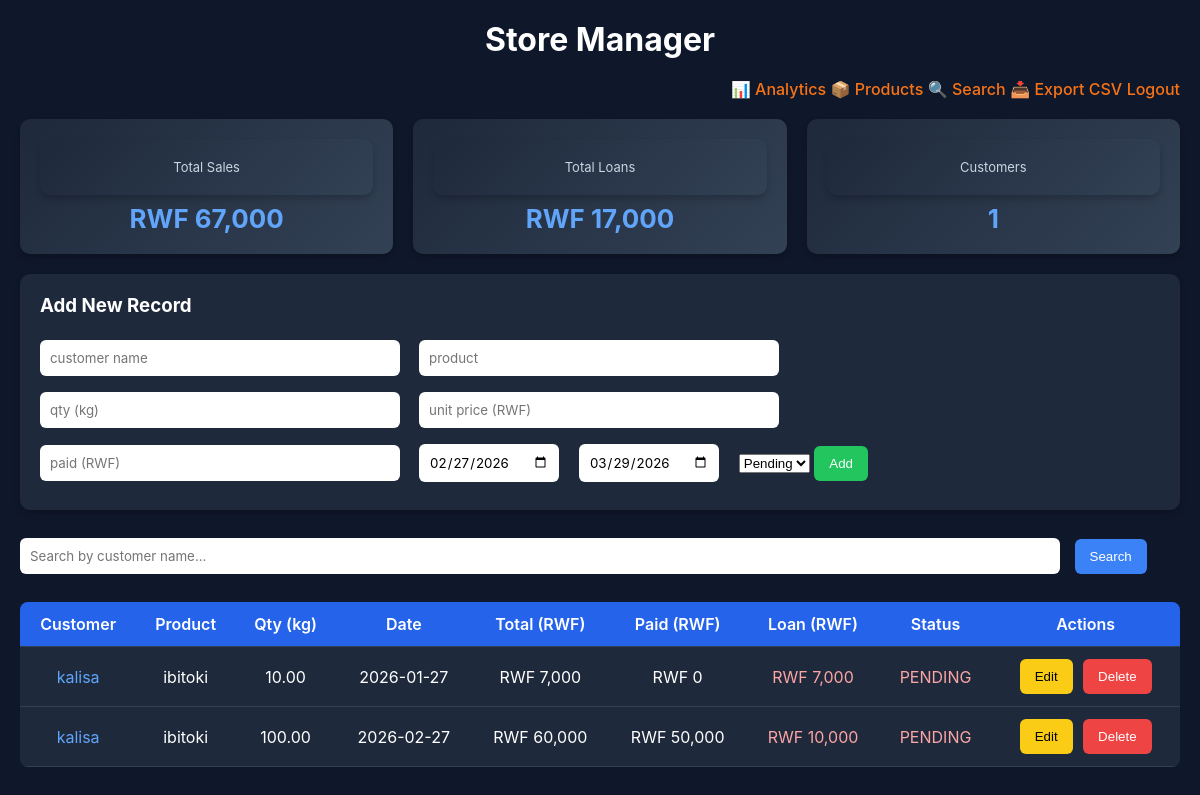
The page / (signed in) on the database its author committed.
### tables this page shows
CREATE TABLE records(
        id INTEGER PRIMARY KEY AUTOINCREMENT,
        customer_id INTEGER,
        product TEXT,
        quantity REAL,
        unit_price REAL,
        total REAL,
        paid REAL,
        loan REAL,
        date TEXT,
        due_date TEXT,
        payment_status TEXT DEFAULT 'pending',
        notes TEXT
    );

CREATE TABLE customers(
        id INTEGER PRIMARY KEY AUTOINCREMENT,
        full_name TEXT UNIQUE,
        phone TEXT,
        address TEXT,
        note TEXT,
        credit_limit REAL DEFAULT 0,
        created_at TEXT
    );

### app.py (the view, shortened to what this page needs)
@app.route("/", methods=["GET", "POST"])
def index():
    if "user" not in session:
        return redirect("/login")
    conn = get_db()
    search = request.args.get("search")
    if search:
        records = conn.execute("""
            SELECT records.*, customers.full_name
            FROM records
            JOIN customers ON records.customer_id = customers.id
            WHERE customers.full_name LIKE ?
            ORDER BY records.id DESC
        """, ('%' + search + '%',)).fetchall()
    else:
        records = conn.execute("""
            SELECT records.*, customers.full_name
            FROM records
            JOIN customers ON records.customer_id = customers.id
            ORDER BY records.id DESC
        """).fetchall()
    total_sales = conn.execute("SELECT SUM(total) FROM records").fetchone()[0] or 0
    total_loans = conn.execute("SELECT SUM(loan) FROM records").fetchone()[0] or 0
    num_customers = conn.execute("SELECT COUNT(*) FROM customers").fetchone()[0] or 0
    conn.close()
    return render_template("index.html",
                           records=records,
                           total_sales=total_sales,
                           total_loans=total_loans,
                           num_customers=num_customers,
                           now_date=datetime.date.today().isoformat(),
                           due_date_default=(datetime.date.today() + datetime.timedelta(days=30)).isoformat())

### app.py (called while the page is built)
@app.template_filter('rwf')
def format_rwf(value):
    try:
        return f"RWF {int(value):,.0f}"
    except (ValueError, TypeError):
        return "RWF 0"

def get_db():
    conn = sqlite3.connect("store.db")
    conn.row_factory = sqlite3.Row
    return conn

### templates/index.html (shortened to what this page needs)
<!DOCTYPE html>
<html>
<head>
</head>
<body>
<div class="container">
<h1>Store Manager</h1>
<div class="nav-bar">
  <a href="/analytics">📊 Analytics</a>
  <a href="/products">📦 Products</a>
  <a href="/search-advanced">🔍 Search</a>
  <a href="/export/csv">📥 Export CSV</a>
  <a href="/logout">Logout</a>
</div>
<div class="summary">
<div>
  <div style="font-size: 0.9em; color: #cbd5e1; margin-bottom: 8px;">Total Sales</div>
  <strong>{{ total_sales|rwf }}</strong>
</div>
<div>
  <div style="font-size: 0.9em; color: #cbd5e1; margin-bottom: 8px;">Total Loans</div>
  <strong>{{ total_loans|rwf }}</strong>
</div>
<div>
  <div style="font-size: 0.9em; color: #cbd5e1; margin-bottom: 8px;">Customers</div>
  <strong>{{ num_customers }}</strong>
</div>
</div>
<div class="card">
<h3 style="margin-bottom: 15px;">Add New Record</h3>
<form method="POST">
<input name="name" placeholder="customer name" required>
<input name="product" placeholder="product" required>
<input name="quantity" type="number" step="0.01" placeholder="qty (kg)" required>
<input name="unit_price" type="number" step="1" placeholder="unit price (RWF)" required>
<input name="paid" type="number" step="1" placeholder="paid (RWF)" required>
<input name="date" type="date" value="{{ now_date }}">
<input name="due_date" type="date" value="{{ due_date_default }}">
<select name="payment_status" style="width: auto;">
  <option value="pending">Pending</option>
</select>
<button class="add" type="submit">Add</button>
</form>
</div>
<div class="search-form">
<form method="GET">
<input name="search" placeholder="Search by customer name..." type="text">
<button class="search" type="submit">Search</button>
</form>
</div>
<table>
<thead>
<tr>
<th>Customer</th>
<th>Product</th>
<th>Qty (kg)</th>
<th>Date</th>
<th>Total (RWF)</th>
<th>Paid (RWF)</th>
<th>Loan (RWF)</th>
<th>Status</th>
<th>Actions</th>
</tr>
</thead>
<tbody>
{% for r in records %}
<tr>
<td><a href="/customer/{{ r.customer_id }}" class="customer-link">{{ r.full_name }}</a></td>
<td>{{ r.product }}</td>
<td>{{ "%.2f"|format(r.quantity) }}</td>
<td>{{ r.date or '–' }}</td>
<td>{{ r.total|rwf }}</td>
<td>{{ r.paid|rwf }}</td>
<td style="color: {% if r.loan > 0 %}#fca5a5{% else %}#86efac{% endif %};">{{ r.loan|rwf }}</td>
<td style="color: {% if r.payment_status == 'pending' %}#fca5a5{% elif r.payment_status == 'paid' %}#86efac{% else %}#facc15{% endif %};">{{ r.payment_status|upper }}</td>
<td>
<a href="/edit/{{ r.id }}"><button class="edit" style="margin: 0 3px;">Edit</button></a>
<a href="/delete/{{ r.id }}" onclick="return confirm('Delete this record?');"><button class="delete" style="margin: 0 3px;">Delete</button></a>
</td>
</tr>
{% endfor %}
</tbody>
</table>
</div>
</body>
</html>

### templates/index.html (style rules this page uses)
* { margin: 0; padding: 0; box-sizing: border-box; }
body { font-family: -apple-system, BlinkMacSystemFont, 'Segoe UI', Roboto, Arial, sans-serif; background:#0f172a; color:white; padding:20px; min-height: 100vh; }
.container { max-width: 1200px; margin: 0 auto; }
h1 { text-align:center; margin-bottom:20px; font-size:2em; }
.nav-bar { text-align:right; margin-bottom:20px; }
.nav-bar a { color:#f97316; text-decoration:none; font-weight: 500; }
.card { background:#1e293b; padding:20px; border-radius:10px; margin-bottom:20px; box-shadow: 0 4px 6px rgba(0,0,0,0.2); }
input, textarea { padding:10px; margin:8px 0; border-radius:6px; border:none; font-family: inherit; }
input { width: calc(33% - 10px); margin-right: 15px; }
input[type="date"] { width: auto; }
button { padding:10px 15px; border:none; border-radius:6px; cursor:pointer; font-weight: 500; transition: all 0.2s; }
.add { background:#22c55e; color:white; }
.search { background:#3b82f6; color:white; }
.edit { background:#facc15; color:#000; }
.delete { background:#ef4444; color:white; }
table { width:100%; background:#1e293b; border-collapse:collapse; margin-top:10px; border-radius: 8px; overflow: hidden; }
th, td { padding:12px; border-bottom:1px solid #334155; text-align:center; }
th { background:#2563eb; font-weight: 600; }
.summary { display:grid; grid-template-columns: repeat(auto-fit, minmax(200px, 1fr)); gap:20px; margin-bottom:20px; }
.summary div { background: linear-gradient(135deg, #1e293b 0%, #334155 100%); padding:20px; border-radius:10px; text-align:center; box-shadow: 0 4px 6px rgba(0,0,0,0.2); }
.summary div strong { font-size: 1.8em; color: #60a5fa; }
.summary div { font-size: 0.9em; color: #cbd5e1; }
.search-form { margin: 20px 0; }
.search-form input { width: calc(100% - 120px); margin-right: 10px; }
a { color: #60a5fa; text-decoration: none; }
.customer-link { padding: 2px 6px; border-radius: 3px; transition: all 0.2s; }

### rows shown on the page
records: full_name "kalisa", product "ibitoki", quantity "10.00", date "2026-01-27", total|rwf "RWF 7,000", paid|rwf "RWF 0", loan|rwf "RWF 7,000", payment_status "PENDING"
records: full_name "kalisa", product "ibitoki", quantity "100.00", date "2026-02-27", total|rwf "RWF 60,000", paid|rwf "RWF 50,000", loan|rwf "RWF 10,000", payment_status "PENDING"

### other values the page prints
{{ total_sales|rwf }} "RWF 67,000"
{{ total_loans|rwf }} "RWF 17,000"
{{ num_customers }} "1"
